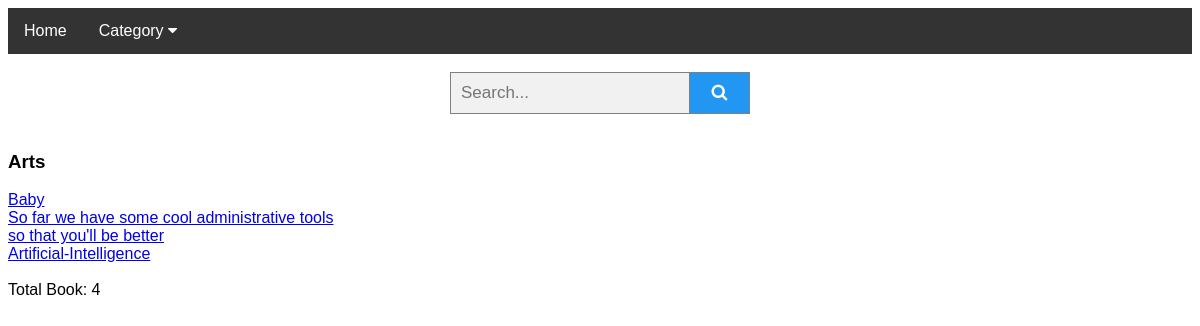
Page /2 on the earlier database version.
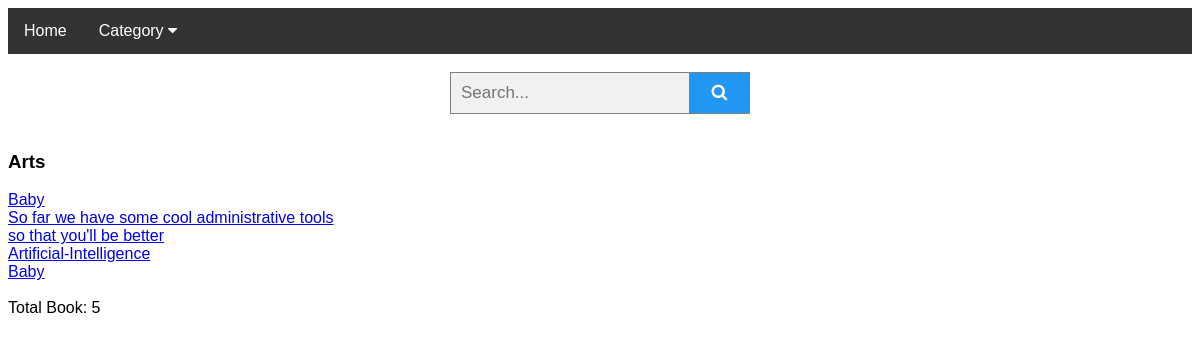
Same page on the later database version.
### library/models.py (models this page shows, shortened)
class Book(models.Model):
    title = models.CharField(max_length=200)
    slug = models.SlugField()
    image = models.ImageField(upload_to='book_photos/', blank=False, null=False)
    publisher = models.CharField(max_length=255)
    author = models.ManyToManyField(Author, help_text='Select Author name')
    translation = models.ManyToManyField(Language, related_name='languages', help_text='Select Language')
    edition = models.IntegerField()
    language = models.ForeignKey(Language, on_delete=models.CASCADE)
    copy = models.PositiveSmallIntegerField()
    summary = models.TextField(max_length=1000, help_text='Enter a brief description of the book')
    isbn = models.CharField('ISBN', max_length=13,
                            help_text='13 Character <a href="https://www.isbn-international.org/content/what-isbn">ISBN number</a>')
    category = models.ManyToManyField(Category, help_text='Select category for this book')
    published = models.DateTimeField(auto_now_add=True)
    price = models.IntegerField()
    currency = models.ForeignKey(Currency, on_delete=models.CASCADE)
    publish = models.BooleanField(default=True)
    objects = EntryQuerySet.as_manager()
    def __str__(self):
        return self.title

class Category(models.Model):
    name = models.CharField(max_length=200, help_text='Enter a book Category (e.g. Science Fiction)')
    slug = models.SlugField()

### library/views.py (the view)
# urls.py: re_path('(?P<pk>\d+)$', SingleCategoryView.as_view(), name='single_category_details'),
class SingleCategoryView(DetailView):
    model = Category
    template_name = 'books/single_category.html'
    extra_context = {
        'category_list': Category.objects.all(),
    }

### templates/books/single_category.html (shortened to what this page needs)
{% extends 'books/base.html' %}
{% block content %}
<h3>{{ object.name}}</h3>
    {% for book in object.book_set.all %} <a href="{% url 'book_details' book.pk %}">{{ book }}</a> <br>{% endfor %}<br>
    Total Book: {{ object.book_set.count }}
{% endblock %}

Differences in the rows shown:
computed for Category "Arts": book_set.count "4" → "5"
added Book: title "Baby"
